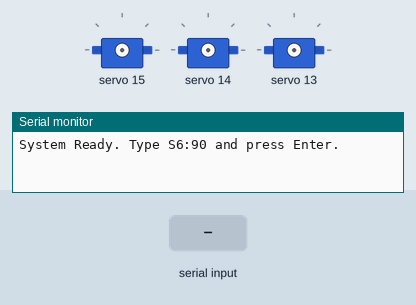
This sketch was run on a simulated ESP32. On the bench: 3 × servo, the last lines printed to the serial monitor. The test bench sets the inputs (shaded band).

Above: at 1.2 s.
1.3 s: "S0:1\n" received over Serial
2.8 s: "S0:150\n" received over Serial
At 3.8 s:
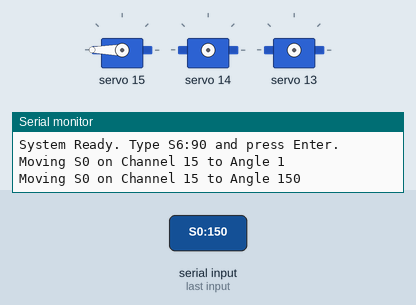
4.3 s: "S1:1\n" received over Serial
5.8 s: "S1:150\n" received over Serial
At 7.0 s:
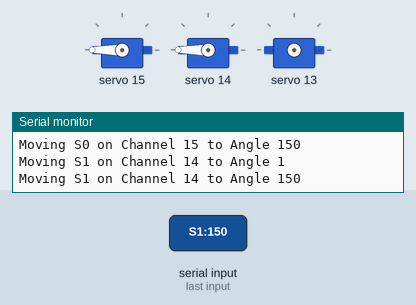
7.3 s: "S2:1\n" received over Serial
8.8 s: "S2:150\n" received over Serial
At 9.5 s:
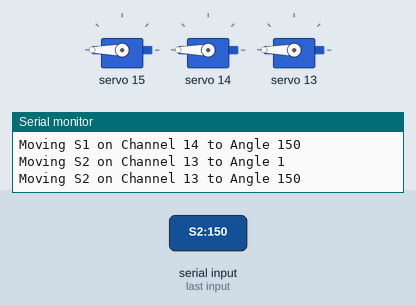
Timing chart, 0 to 11.3 s (numbered marks = the images above; inputs shaded):
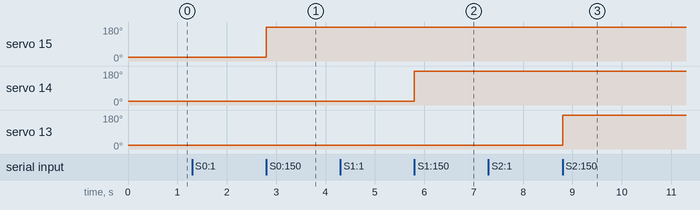

Measured:
- after the input at 2.8 s, servo 15: 19° → 180° at once
- after the input at 5.8 s, servo 14: 19° → 180° at once
- after the input at 8.8 s, servo 13: 19° → 180° at once

The sketch:

serial_servo_value_for_pca.ino
```cpp
#include <Wire.h>
#include <Adafruit_PWMServoDriver.h>

Adafruit_PWMServoDriver pwm = Adafruit_PWMServoDriver(0x40);
SemaphoreHandle_t messageMutex;

// --- Configuration ---
#define SERVOMIN 150
#define SERVOMAX 600
#define SERVO_FREQ 50
#define NUM_SERVOS 7
int servoChannels[NUM_SERVOS] = {0, 10, 11, 12, 13, 14, 15};

int angleToPulse(int angle) {
  return map(angle, 0, 180, SERVOMIN, SERVOMAX);
}

void safePWM(int num, int on, int off) {
  if (xSemaphoreTake(messageMutex, portMAX_DELAY) == pdTRUE) {
    pwm.setPWM(num, on, off);
    xSemaphoreGive(messageMutex);
  }
}

void setup() {
  Serial.begin(115200);

  Wire.begin(22, 23);
  Wire.setClock(400000);

  messageMutex = xSemaphoreCreateMutex(); // Mutex initialized
//  compass.init();
  pwm.begin();
  pwm.setPWMFreq(SERVO_FREQ);
  Serial.println("System Ready. Type S6:90 and press Enter.");
}

void loop() {
  if (Serial.available() > 0) {
    String message = Serial.readStringUntil('\n');
    message.trim();

    if (message.length() > 0 && message.indexOf(':') != -1) {
      int colonIndex = message.indexOf(':');
      String id = message.substring(0, colonIndex);
      int angle = message.substring(colonIndex + 1).toInt();

      int targetChannel = -1;

      if (id == "S0")      targetChannel = servoChannels[6];
      else if (id == "S1") targetChannel = servoChannels[5];
      else if (id == "S2") targetChannel = servoChannels[4];
      else if (id == "S3") targetChannel = servoChannels[3];
      else if (id == "S4") targetChannel = servoChannels[2];
      else if (id == "S5") targetChannel = servoChannels[1];
      else if (id == "S6") targetChannel = servoChannels[0];

      if (targetChannel != -1) {
        Serial.print("Moving "); Serial.print(id);
        Serial.print(" on Channel "); Serial.print(targetChannel);
        Serial.print(" to Angle "); Serial.println(angle);
        safePWM(targetChannel, 0, angleToPulse(angle));
      }
    }
  }
}
```
